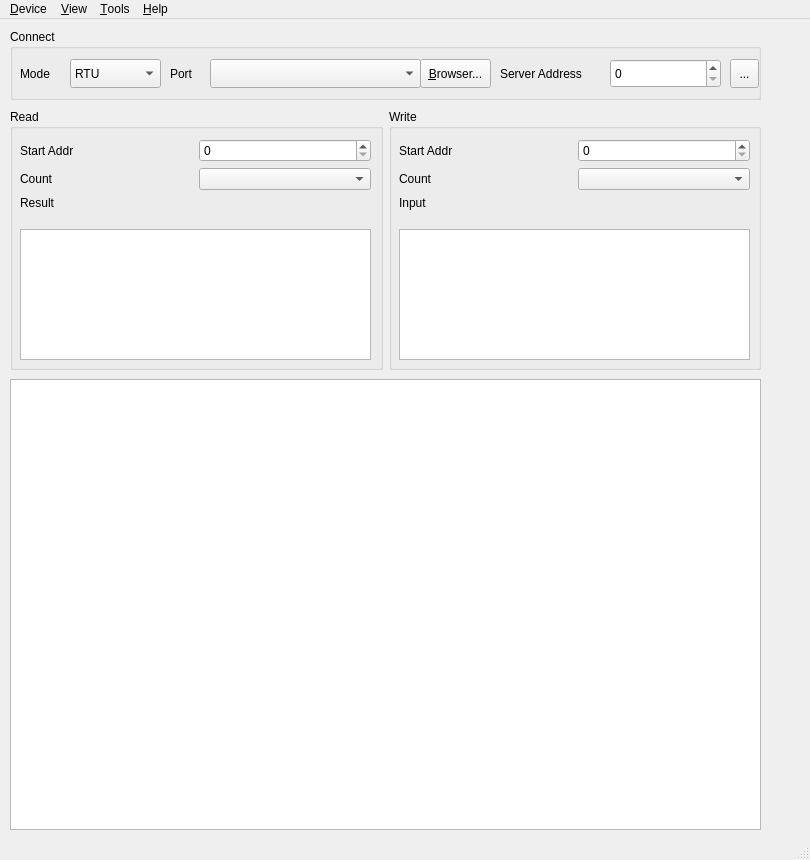
<?xml version="1.0" encoding="UTF-8"?>
<ui version="4.0">
 <class>mainwindow_gui</class>
 <widget class="QMainWindow" name="mainwindow_gui">
  <property name="geometry">
   <rect>
    <x>0</x>
    <y>0</y>
    <width>810</width>
    <height>860</height>
   </rect>
  </property>
  <property name="windowTitle">
   <string>Gas</string>
  </property>
  <property name="documentMode">
   <bool>false</bool>
  </property>
  <property name="dockNestingEnabled">
   <bool>false</bool>
  </property>
  <property name="unifiedTitleAndToolBarOnMac">
   <bool>false</bool>
  </property>
  <widget class="QWidget" name="centralwidget">
   <widget class="QWidget" name="gridLayoutWidget">
    <property name="geometry">
     <rect>
      <x>10</x>
      <y>90</y>
      <width>751</width>
      <height>261</height>
     </rect>
    </property>
    <layout class="QGridLayout" name="gridLayout">
     <item row="0" column="1">
      <widget class="QGroupBox" name="groupBox_3">
       <property name="title">
        <string>Write</string>
       </property>
       <widget class="QWidget" name="gridLayoutWidget_3">
        <property name="geometry">
         <rect>
          <x>10</x>
          <y>30</y>
          <width>351</width>
          <height>91</height>
         </rect>
        </property>
        <layout class="QGridLayout" name="gridLayout_5">
         <item row="1" column="1">
          <widget class="QComboBox" name="comboBox_5"/>
         </item>
         <item row="0" column="1">
          <widget class="QSpinBox" name="spinBox_4"/>
         </item>
         <item row="1" column="0">
          <widget class="QLabel" name="label_10">
           <property name="text">
            <string>Count</string>
           </property>
          </widget>
         </item>
         <item row="3" column="0">
          <spacer name="verticalSpacer_3">
           <property name="orientation">
            <enum>Qt::Vertical</enum>
           </property>
           <property name="sizeHint" stdset="0">
            <size>
             <width>20</width>
             <height>40</height>
            </size>
           </property>
          </spacer>
         </item>
         <item row="0" column="0">
          <widget class="QLabel" name="label_11">
           <property name="text">
            <string>Start Addr</string>
           </property>
          </widget>
         </item>
         <item row="2" column="0">
          <widget class="QLabel" name="label_12">
           <property name="text">
            <string>Input</string>
           </property>
          </widget>
         </item>
        </layout>
       </widget>
       <widget class="QTextEdit" name="textEdit_3">
        <property name="geometry">
         <rect>
          <x>10</x>
          <y>120</y>
          <width>351</width>
          <height>131</height>
         </rect>
        </property>
       </widget>
      </widget>
     </item>
     <item row="0" column="0">
      <widget class="QGroupBox" name="groupBox_2">
       <property name="title">
        <string>Read</string>
       </property>
       <widget class="QWidget" name="gridLayoutWidget_2">
        <property name="geometry">
         <rect>
          <x>10</x>
          <y>30</y>
          <width>351</width>
          <height>91</height>
         </rect>
        </property>
        <layout class="QGridLayout" name="gridLayout_3">
         <item row="1" column="1">
          <widget class="QComboBox" name="comboBox_3"/>
         </item>
         <item row="1" column="0">
          <widget class="QLabel" name="label_5">
           <property name="text">
            <string>Count</string>
           </property>
          </widget>
         </item>
         <item row="0" column="0">
          <widget class="QLabel" name="label_4">
           <property name="text">
            <string>Start Addr</string>
           </property>
          </widget>
         </item>
         <item row="0" column="1">
          <widget class="QSpinBox" name="spinBox_2"/>
         </item>
         <item row="2" column="0">
          <widget class="QLabel" name="label_6">
           <property name="text">
            <string>Result</string>
           </property>
          </widget>
         </item>
         <item row="3" column="0">
          <spacer name="verticalSpacer">
           <property name="orientation">
            <enum>Qt::Vertical</enum>
           </property>
           <property name="sizeHint" stdset="0">
            <size>
             <width>20</width>
             <height>40</height>
            </size>
           </property>
          </spacer>
         </item>
        </layout>
       </widget>
       <widget class="QTextEdit" name="textEdit_2">
        <property name="geometry">
         <rect>
          <x>10</x>
          <y>120</y>
          <width>351</width>
          <height>131</height>
         </rect>
        </property>
       </widget>
      </widget>
     </item>
    </layout>
   </widget>
   <widget class="QTextEdit" name="textEdit">
    <property name="geometry">
     <rect>
      <x>10</x>
      <y>360</y>
      <width>751</width>
      <height>451</height>
     </rect>
    </property>
   </widget>
   <widget class="QGroupBox" name="groupBox_6">
    <property name="geometry">
     <rect>
      <x>10</x>
      <y>10</y>
      <width>751</width>
      <height>71</height>
     </rect>
    </property>
    <property name="title">
     <string>Connect</string>
    </property>
    <widget class="QLabel" name="label_19">
     <property name="geometry">
      <rect>
       <x>160</x>
       <y>30</y>
       <width>30</width>
       <height>29</height>
      </rect>
     </property>
     <property name="text">
      <string>Port</string>
     </property>
    </widget>
    <widget class="QComboBox" name="comboBox_12">
     <property name="geometry">
      <rect>
       <x>200</x>
       <y>30</y>
       <width>211</width>
       <height>29</height>
      </rect>
     </property>
    </widget>
    <widget class="QPushButton" name="pushButton_2">
     <property name="geometry">
      <rect>
       <x>410</x>
       <y>30</y>
       <width>71</width>
       <height>29</height>
      </rect>
     </property>
     <property name="text">
      <string>&amp;Browser...</string>
     </property>
    </widget>
    <widget class="QLabel" name="label_20">
     <property name="geometry">
      <rect>
       <x>10</x>
       <y>30</y>
       <width>41</width>
       <height>29</height>
      </rect>
     </property>
     <property name="text">
      <string>Mode</string>
     </property>
    </widget>
    <widget class="QComboBox" name="comboBox_13">
     <property name="geometry">
      <rect>
       <x>60</x>
       <y>30</y>
       <width>91</width>
       <height>29</height>
      </rect>
     </property>
     <item>
      <property name="text">
       <string>RTU</string>
      </property>
     </item>
     <item>
      <property name="text">
       <string>TCP</string>
      </property>
     </item>
    </widget>
    <widget class="QLabel" name="label_21">
     <property name="geometry">
      <rect>
       <x>490</x>
       <y>30</y>
       <width>105</width>
       <height>29</height>
      </rect>
     </property>
     <property name="text">
      <string>Server Address</string>
     </property>
    </widget>
    <widget class="QSpinBox" name="spinBox_7">
     <property name="geometry">
      <rect>
       <x>600</x>
       <y>30</y>
       <width>111</width>
       <height>29</height>
      </rect>
     </property>
    </widget>
    <widget class="QToolButton" name="toolButton_5">
     <property name="geometry">
      <rect>
       <x>720</x>
       <y>30</y>
       <width>29</width>
       <height>29</height>
      </rect>
     </property>
     <property name="text">
      <string>...</string>
     </property>
     <property name="icon">
      <iconset>
       <normaloff>../../../../.designer/backup/images/disconnect.png</normaloff>../../../../.designer/backup/images/disconnect.png</iconset>
     </property>
    </widget>
   </widget>
  </widget>
  <widget class="QStatusBar" name="statusbar"/>
  <widget class="QMenuBar" name="menubar">
   <property name="geometry">
    <rect>
     <x>0</x>
     <y>0</y>
     <width>810</width>
     <height>28</height>
    </rect>
   </property>
   <widget class="QMenu" name="menu_Device">
    <property name="title">
     <string>&amp;Device</string>
    </property>
    <addaction name="action_connect"/>
    <addaction name="action_disconnect"/>
    <addaction name="separator"/>
    <addaction name="action_exit"/>
   </widget>
   <widget class="QMenu" name="menu_Mode">
    <property name="title">
     <string>&amp;View</string>
    </property>
    <widget class="QMenu" name="menu_debug">
     <property name="title">
      <string>&amp;Debug</string>
     </property>
     <property name="icon">
      <iconset>
       <normaloff>../../../../.designer/backup/images/test.png</normaloff>../../../../.designer/backup/images/test.png</iconset>
     </property>
     <addaction name="actionBMP280"/>
     <addaction name="actionAHT20"/>
     <addaction name="actionPump"/>
     <addaction name="action_Valve"/>
     <addaction name="action_MCF"/>
    </widget>
    <addaction name="actionmonitor"/>
    <addaction name="separator"/>
    <addaction name="menu_debug"/>
   </widget>
   <widget class="QMenu" name="menu_Option">
    <property name="title">
     <string>&amp;Tools</string>
    </property>
    <addaction name="action_serial"/>
    <addaction name="separator"/>
    <addaction name="actionpwb"/>
   </widget>
   <widget class="QMenu" name="menu_Help">
    <property name="title">
     <string>&amp;Help</string>
    </property>
    <addaction name="action_About"/>
    <addaction name="action_About_Qt"/>
   </widget>
   <addaction name="menu_Device"/>
   <addaction name="menu_Mode"/>
   <addaction name="menu_Option"/>
   <addaction name="menu_Help"/>
  </widget>
  <action name="action_connect">
   <property name="icon">
    <iconset>
     <normaloff>../../../../.designer/backup/images/connect.png</normaloff>../../../../.designer/backup/images/connect.png</iconset>
   </property>
   <property name="text">
    <string>&amp;connect</string>
   </property>
   <property name="statusTip">
    <string extracomment="connect device"/>
   </property>
  </action>
  <action name="action_disconnect">
   <property name="icon">
    <iconset>
     <normaloff>../../../../.designer/backup/images/disconnect.png</normaloff>../../../../.designer/backup/images/disconnect.png</iconset>
   </property>
   <property name="text">
    <string>&amp;disconnect</string>
   </property>
   <property name="statusTip">
    <string extracomment="discoonect device"/>
   </property>
  </action>
  <action name="action_exit">
   <property name="icon">
    <iconset>
     <normaloff>../../../../.designer/backup/images/exit.jpeg</normaloff>../../../../.designer/backup/images/exit.jpeg</iconset>
   </property>
   <property name="text">
    <string>&amp;exit</string>
   </property>
   <property name="statusTip">
    <string extracomment="exit"/>
   </property>
  </action>
  <action name="action_run">
   <property name="icon">
    <iconset>
     <normaloff>../../../../.designer/backup/images/run.png</normaloff>../../../../.designer/backup/images/run.png</iconset>
   </property>
   <property name="text">
    <string>&amp;run</string>
   </property>
   <property name="statusTip">
    <string extracomment="Run mode: Dump Recycle Self"/>
   </property>
  </action>
  <action name="action_serial">
   <property name="icon">
    <iconset>
     <normaloff>../../../../.designer/backup/images/settings.png</normaloff>../../../../.designer/backup/images/settings.png</iconset>
   </property>
   <property name="text">
    <string>&amp;Serial</string>
   </property>
   <property name="statusTip">
    <string extracomment="Set serial parameters"/>
   </property>
  </action>
  <action name="actionBMP280">
   <property name="icon">
    <iconset>
     <normaloff>../../../../.designer/backup/images/temperature.png</normaloff>../../../../.designer/backup/images/temperature.png</iconset>
   </property>
   <property name="text">
    <string>&amp;BMP280</string>
   </property>
   <property name="statusTip">
    <string extracomment="temperatue and pressure"/>
   </property>
  </action>
  <action name="actionAHT20">
   <property name="icon">
    <iconset>
     <normaloff>../../../../.designer/backup/images/humidity.png</normaloff>../../../../.designer/backup/images/humidity.png</iconset>
   </property>
   <property name="text">
    <string>&amp;AHT20</string>
   </property>
   <property name="statusTip">
    <string extracomment="humidity"/>
   </property>
  </action>
  <action name="actionPump">
   <property name="icon">
    <iconset>
     <normaloff>../../../../.designer/backup/images/pump.png</normaloff>../../../../.designer/backup/images/pump.png</iconset>
   </property>
   <property name="text">
    <string>&amp;Pump</string>
   </property>
   <property name="statusTip">
    <string extracomment="Pump(12-100)"/>
   </property>
  </action>
  <action name="action_Valve">
   <property name="icon">
    <iconset>
     <normaloff>../../../../.designer/backup/images/vs.png</normaloff>../../../../.designer/backup/images/vs.png</iconset>
   </property>
   <property name="text">
    <string>&amp;Valve</string>
   </property>
   <property name="statusTip">
    <string extracomment="ValveSwitch (ON dumop OFF recycle) "/>
   </property>
  </action>
  <action name="action_MCF">
   <property name="icon">
    <iconset>
     <normaloff>../../../../.designer/backup/images/flowmeter.png</normaloff>../../../../.designer/backup/images/flowmeter.png</iconset>
   </property>
   <property name="text">
    <string>&amp;MFC</string>
   </property>
  </action>
  <action name="actionmonitor">
   <property name="icon">
    <iconset>
     <normaloff>../../../../.designer/backup/images/monitor.png</normaloff>../../../../.designer/backup/images/monitor.png</iconset>
   </property>
   <property name="text">
    <string>&amp;Monitor</string>
   </property>
  </action>
  <action name="action_About">
   <property name="text">
    <string>&amp;About</string>
   </property>
  </action>
  <action name="action_About_Qt">
   <property name="text">
    <string>&amp;About Qt</string>
   </property>
  </action>
  <action name="actionpwb">
   <property name="text">
    <string>pwb</string>
   </property>
  </action>
 </widget>
 <resources/>
 <connections/>
</ui>
